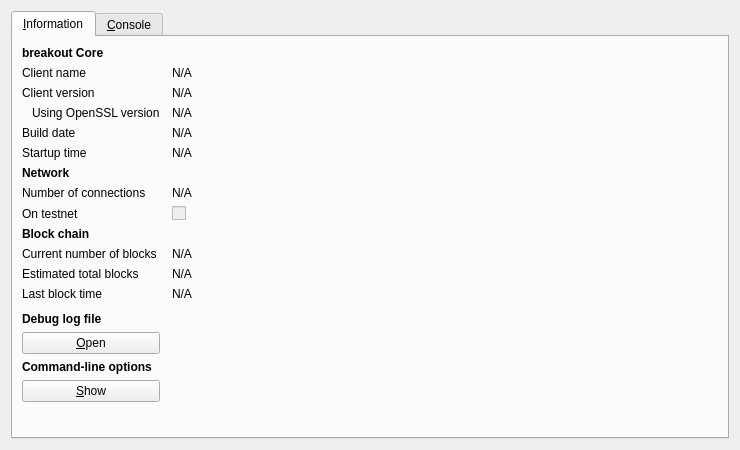
<?xml version="1.0" encoding="UTF-8"?>
<ui version="4.0">
 <class>RPCConsole</class>
 <widget class="QDialog" name="RPCConsole">
  <property name="geometry">
   <rect>
    <x>0</x>
    <y>0</y>
    <width>740</width>
    <height>450</height>
   </rect>
  </property>
  <property name="windowTitle">
   <string>breakout - Debug window</string>
  </property>
  <layout class="QVBoxLayout" name="verticalLayout_2">
   <item>
    <widget class="QTabWidget" name="tabWidget">
     <property name="currentIndex">
      <number>0</number>
     </property>
     <widget class="QWidget" name="tab_info">
      <attribute name="title">
       <string>&amp;Information</string>
      </attribute>
      <layout class="QGridLayout" name="gridLayout" columnstretch="0,1">
       <property name="horizontalSpacing">
        <number>12</number>
       </property>
       <item row="0" column="0">
        <widget class="QLabel" name="label_9">
         <property name="font">
          <font>
           <weight>75</weight>
           <bold>true</bold>
          </font>
         </property>
         <property name="text">
          <string>breakout Core</string>
         </property>
        </widget>
       </item>
       <item row="1" column="0">
        <widget class="QLabel" name="label_5">
         <property name="text">
          <string>Client name</string>
         </property>
        </widget>
       </item>
       <item row="1" column="1">
        <widget class="QLabel" name="clientName">
         <property name="cursor">
          <cursorShape>IBeamCursor</cursorShape>
         </property>
         <property name="text">
          <string>N/A</string>
         </property>
         <property name="textFormat">
          <enum>Qt::PlainText</enum>
         </property>
         <property name="textInteractionFlags">
          <set>Qt::LinksAccessibleByMouse|Qt::TextSelectableByKeyboard|Qt::TextSelectableByMouse</set>
         </property>
        </widget>
       </item>
       <item row="2" column="0">
        <widget class="QLabel" name="label_6">
         <property name="text">
          <string>Client version</string>
         </property>
        </widget>
       </item>
       <item row="2" column="1">
        <widget class="QLabel" name="clientVersion">
         <property name="cursor">
          <cursorShape>IBeamCursor</cursorShape>
         </property>
         <property name="text">
          <string>N/A</string>
         </property>
         <property name="textFormat">
          <enum>Qt::PlainText</enum>
         </property>
         <property name="textInteractionFlags">
          <set>Qt::LinksAccessibleByMouse|Qt::TextSelectableByKeyboard|Qt::TextSelectableByMouse</set>
         </property>
        </widget>
       </item>
       <item row="3" column="0">
        <widget class="QLabel" name="label_14">
         <property name="text">
          <string>Using OpenSSL version</string>
         </property>
         <property name="indent">
          <number>10</number>
         </property>
        </widget>
       </item>
       <item row="3" column="1">
        <widget class="QLabel" name="openSSLVersion">
         <property name="cursor">
          <cursorShape>IBeamCursor</cursorShape>
         </property>
         <property name="text">
          <string>N/A</string>
         </property>
         <property name="textFormat">
          <enum>Qt::PlainText</enum>
         </property>
         <property name="textInteractionFlags">
          <set>Qt::LinksAccessibleByMouse|Qt::TextSelectableByKeyboard|Qt::TextSelectableByMouse</set>
         </property>
        </widget>
       </item>
       <item row="4" column="0">
        <widget class="QLabel" name="label_12">
         <property name="text">
          <string>Build date</string>
         </property>
        </widget>
       </item>
       <item row="4" column="1">
        <widget class="QLabel" name="buildDate">
         <property name="cursor">
          <cursorShape>IBeamCursor</cursorShape>
         </property>
         <property name="text">
          <string>N/A</string>
         </property>
         <property name="textFormat">
          <enum>Qt::PlainText</enum>
         </property>
         <property name="textInteractionFlags">
          <set>Qt::LinksAccessibleByMouse|Qt::TextSelectableByKeyboard|Qt::TextSelectableByMouse</set>
         </property>
        </widget>
       </item>
       <item row="5" column="0">
        <widget class="QLabel" name="label_13">
         <property name="text">
          <string>Startup time</string>
         </property>
        </widget>
       </item>
       <item row="5" column="1">
        <widget class="QLabel" name="startupTime">
         <property name="cursor">
          <cursorShape>IBeamCursor</cursorShape>
         </property>
         <property name="text">
          <string>N/A</string>
         </property>
         <property name="textFormat">
          <enum>Qt::PlainText</enum>
         </property>
         <property name="textInteractionFlags">
          <set>Qt::LinksAccessibleByMouse|Qt::TextSelectableByKeyboard|Qt::TextSelectableByMouse</set>
         </property>
        </widget>
       </item>
       <item row="6" column="0">
        <widget class="QLabel" name="label_11">
         <property name="font">
          <font>
           <weight>75</weight>
           <bold>true</bold>
          </font>
         </property>
         <property name="text">
          <string>Network</string>
         </property>
        </widget>
       </item>
       <item row="7" column="0">
        <widget class="QLabel" name="label_7">
         <property name="text">
          <string>Number of connections</string>
         </property>
        </widget>
       </item>
       <item row="7" column="1">
        <widget class="QLabel" name="numberOfConnections">
         <property name="cursor">
          <cursorShape>IBeamCursor</cursorShape>
         </property>
         <property name="text">
          <string>N/A</string>
         </property>
         <property name="textFormat">
          <enum>Qt::PlainText</enum>
         </property>
         <property name="textInteractionFlags">
          <set>Qt::LinksAccessibleByMouse|Qt::TextSelectableByKeyboard|Qt::TextSelectableByMouse</set>
         </property>
        </widget>
       </item>
       <item row="8" column="0">
        <widget class="QLabel" name="label_8">
         <property name="text">
          <string>On testnet</string>
         </property>
        </widget>
       </item>
       <item row="8" column="1">
        <widget class="QCheckBox" name="isTestNet">
         <property name="enabled">
          <bool>false</bool>
         </property>
         <property name="text">
          <string/>
         </property>
        </widget>
       </item>
       <item row="9" column="0">
        <widget class="QLabel" name="label_10">
         <property name="font">
          <font>
           <weight>75</weight>
           <bold>true</bold>
          </font>
         </property>
         <property name="text">
          <string>Block chain</string>
         </property>
        </widget>
       </item>
       <item row="10" column="0">
        <widget class="QLabel" name="label_3">
         <property name="text">
          <string>Current number of blocks</string>
         </property>
        </widget>
       </item>
       <item row="10" column="1">
        <widget class="QLabel" name="numberOfBlocks">
         <property name="cursor">
          <cursorShape>IBeamCursor</cursorShape>
         </property>
         <property name="text">
          <string>N/A</string>
         </property>
         <property name="textFormat">
          <enum>Qt::PlainText</enum>
         </property>
         <property name="textInteractionFlags">
          <set>Qt::LinksAccessibleByMouse|Qt::TextSelectableByKeyboard|Qt::TextSelectableByMouse</set>
         </property>
        </widget>
       </item>
       <item row="11" column="0">
        <widget class="QLabel" name="label_4">
         <property name="text">
          <string>Estimated total blocks</string>
         </property>
        </widget>
       </item>
       <item row="11" column="1">
        <widget class="QLabel" name="totalBlocks">
         <property name="cursor">
          <cursorShape>IBeamCursor</cursorShape>
         </property>
         <property name="text">
          <string>N/A</string>
         </property>
         <property name="textFormat">
          <enum>Qt::PlainText</enum>
         </property>
         <property name="textInteractionFlags">
          <set>Qt::LinksAccessibleByMouse|Qt::TextSelectableByKeyboard|Qt::TextSelectableByMouse</set>
         </property>
        </widget>
       </item>
       <item row="12" column="0">
        <widget class="QLabel" name="label_2">
         <property name="text">
          <string>Last block time</string>
         </property>
        </widget>
       </item>
       <item row="12" column="1">
        <widget class="QLabel" name="lastBlockTime">
         <property name="cursor">
          <cursorShape>IBeamCursor</cursorShape>
         </property>
         <property name="text">
          <string>N/A</string>
         </property>
         <property name="textFormat">
          <enum>Qt::PlainText</enum>
         </property>
         <property name="textInteractionFlags">
          <set>Qt::LinksAccessibleByMouse|Qt::TextSelectableByKeyboard|Qt::TextSelectableByMouse</set>
         </property>
        </widget>
       </item>
       <item row="13" column="0">
        <spacer name="verticalSpacer_2">
         <property name="orientation">
          <enum>Qt::Vertical</enum>
         </property>
         <property name="sizeHint" stdset="0">
          <size>
           <width>20</width>
           <height>20</height>
          </size>
         </property>
        </spacer>
       </item>
       <item row="14" column="0">
        <widget class="QLabel" name="labelDebugLogfile">
         <property name="font">
          <font>
           <weight>75</weight>
           <bold>true</bold>
          </font>
         </property>
         <property name="text">
          <string>Debug log file</string>
         </property>
        </widget>
       </item>
       <item row="15" column="0">
        <widget class="QPushButton" name="openDebugLogfileButton">
         <property name="toolTip">
          <string>Open the breakout debug log file from the current data directory. This can take a few seconds for large log files.</string>
         </property>
         <property name="text">
          <string>&amp;Open</string>
         </property>
         <property name="autoDefault">
          <bool>false</bool>
         </property>
        </widget>
       </item>
       <item row="16" column="0">
        <widget class="QLabel" name="labelCLOptions">
         <property name="font">
          <font>
           <weight>75</weight>
           <bold>true</bold>
          </font>
         </property>
         <property name="text">
          <string>Command-line options</string>
         </property>
        </widget>
       </item>
       <item row="17" column="0">
        <widget class="QPushButton" name="showCLOptionsButton">
         <property name="toolTip">
          <string>Show the breakout-Qt help message to get a list with possible breakout command-line options.</string>
         </property>
         <property name="text">
          <string>&amp;Show</string>
         </property>
         <property name="autoDefault">
          <bool>false</bool>
         </property>
        </widget>
       </item>
       <item row="18" column="0">
        <spacer name="verticalSpacer">
         <property name="orientation">
          <enum>Qt::Vertical</enum>
         </property>
         <property name="sizeHint" stdset="0">
          <size>
           <width>20</width>
           <height>40</height>
          </size>
         </property>
        </spacer>
       </item>
      </layout>
     </widget>
     <widget class="QWidget" name="tab_console">
      <attribute name="title">
       <string>&amp;Console</string>
      </attribute>
      <layout class="QVBoxLayout" name="verticalLayout_3">
       <property name="spacing">
        <number>3</number>
       </property>
       <item>
        <widget class="QTextEdit" name="messagesWidget">
         <property name="minimumSize">
          <size>
           <width>0</width>
           <height>100</height>
          </size>
         </property>
         <property name="readOnly">
          <bool>true</bool>
         </property>
         <property name="tabKeyNavigation" stdset="0">
          <bool>false</bool>
         </property>
         <property name="columnCount" stdset="0">
          <number>2</number>
         </property>
        </widget>
       </item>
       <item>
        <layout class="QHBoxLayout" name="horizontalLayout">
         <property name="spacing">
          <number>3</number>
         </property>
         <item>
          <widget class="QLabel" name="label">
           <property name="text">
            <string notr="true">&gt;</string>
           </property>
          </widget>
         </item>
         <item>
          <widget class="QLineEdit" name="lineEdit"/>
         </item>
         <item>
          <widget class="QPushButton" name="clearButton">
           <property name="maximumSize">
            <size>
             <width>24</width>
             <height>24</height>
            </size>
           </property>
           <property name="toolTip">
            <string>Clear console</string>
           </property>
           <property name="text">
            <string/>
           </property>
           <property name="icon">
            <iconset resource="../bitcoin.qrc">
             <normaloff>:/icons/remove</normaloff>:/icons/remove</iconset>
           </property>
           <property name="shortcut">
            <string notr="true">Ctrl+L</string>
           </property>
           <property name="autoDefault">
            <bool>false</bool>
           </property>
          </widget>
         </item>
        </layout>
       </item>
      </layout>
     </widget>
    </widget>
   </item>
  </layout>
 </widget>
 <resources>
  <include location="../bitcoin.qrc"/>
 </resources>
 <connections/>
</ui>
